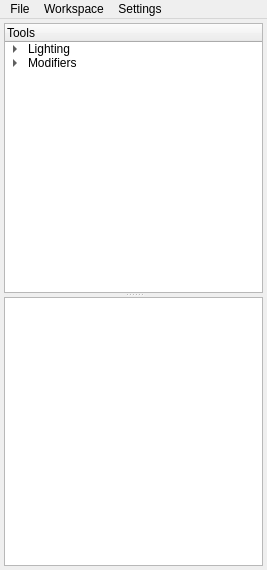
<?xml version="1.0" encoding="UTF-8"?>
<ui version="4.0">
 <class>MainWindow</class>
 <widget class="QMainWindow" name="MainWindow">
  <property name="geometry">
   <rect>
    <x>0</x>
    <y>0</y>
    <width>267</width>
    <height>570</height>
   </rect>
  </property>
  <property name="windowTitle">
   <string>P3D Editor</string>
  </property>
  <widget class="QWidget" name="centralwidget">
   <layout class="QVBoxLayout" name="verticalLayout">
    <property name="spacing">
     <number>3</number>
    </property>
    <property name="margin">
     <number>4</number>
    </property>
    <item>
     <widget class="QSplitter" name="splitter">
      <property name="orientation">
       <enum>Qt::Vertical</enum>
      </property>
      <widget class="QTreeWidget" name="treeWidget">
       <property name="animated">
        <bool>true</bool>
       </property>
       <column>
        <property name="text">
         <string>Tools</string>
        </property>
       </column>
       <item>
        <property name="text">
         <string>Lighting</string>
        </property>
        <item>
         <property name="text">
          <string>add PointLight</string>
         </property>
        </item>
        <item>
         <property name="text">
          <string>add DirectionalLight</string>
         </property>
        </item>
        <item>
         <property name="text">
          <string>add Spotlight</string>
         </property>
        </item>
       </item>
       <item>
        <property name="text">
         <string>Modifiers</string>
        </property>
        <item>
         <property name="text">
          <string>use model as Brush</string>
         </property>
        </item>
       </item>
      </widget>
      <widget class="QTreeView" name="eggPool">
       <property name="animated">
        <bool>true</bool>
       </property>
      </widget>
     </widget>
    </item>
   </layout>
  </widget>
  <widget class="QMenuBar" name="menubar">
   <property name="geometry">
    <rect>
     <x>0</x>
     <y>0</y>
     <width>267</width>
     <height>25</height>
    </rect>
   </property>
   <widget class="QMenu" name="menuFile">
    <property name="title">
     <string>File</string>
    </property>
    <addaction name="actionNew_2"/>
    <addaction name="actionLoad"/>
    <addaction name="actionSave_Scene"/>
    <addaction name="separator"/>
    <addaction name="actionExit"/>
   </widget>
   <widget class="QMenu" name="menuWorkspace">
    <property name="title">
     <string>Workspace</string>
    </property>
    <addaction name="actionRefresh"/>
   </widget>
   <widget class="QMenu" name="menuSettings">
    <property name="title">
     <string>Settings</string>
    </property>
   </widget>
   <addaction name="menuFile"/>
   <addaction name="menuWorkspace"/>
   <addaction name="menuSettings"/>
  </widget>
  <action name="actionScene">
   <property name="text">
    <string>Scene</string>
   </property>
  </action>
  <action name="actionLoad">
   <property name="text">
    <string>Load</string>
   </property>
  </action>
  <action name="actionNew_2">
   <property name="text">
    <string>New</string>
   </property>
  </action>
  <action name="actionSave_Scene">
   <property name="text">
    <string>Save</string>
   </property>
  </action>
  <action name="actionExit">
   <property name="text">
    <string>Exit</string>
   </property>
  </action>
  <action name="actionRefresh">
   <property name="text">
    <string>Refresh</string>
   </property>
  </action>
 </widget>
 <resources/>
 <connections/>
</ui>
